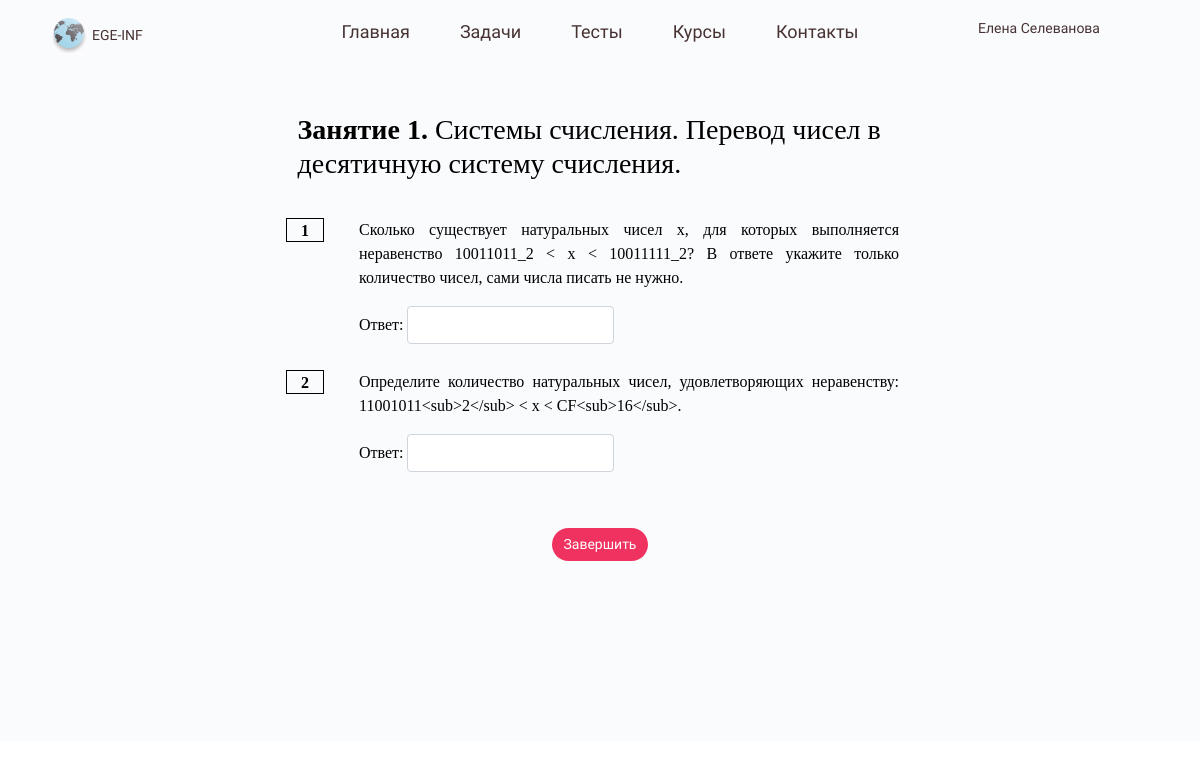
Page /catalog/lesson/1/ on the committed database.
### catalog/models.py (models this page shows, shortened)
class Task(models.Model):
    topic = models.ForeignKey(
        Topic,
        on_delete=models.CASCADE,
        verbose_name="Тема задачи"
    )
    task_text = models.TextField('Условие задачи')
    answer_text = models.CharField('Ответ', max_length=50)
    detail_solution_text = models.TextField('Решение')
    type_of_task_text = models.CharField('Тип задачи',max_length=100)
    author_of_task = models.ForeignKey(
        User,
        on_delete=models.CASCADE,
        verbose_name="Автор"
    )
    source_of_task_text = models.CharField('Источник',max_length=100)
    year_of_task_text = models.CharField('Актуальный год',max_length=100)
    necessary_topics = models.CharField('Необходимо знание тем',max_length=100)
    creation_date = models.DateTimeField('Дата создания')
    publication_date = models.DateTimeField('Дата публикации')

### catalog/views.py (the view)
# urls.py: path('lesson/<int:pk>/', views.lesson_detail, name='lesson_detail'),
def lesson_detail(request, pk):
    lesson_task_list = LessonTasks.objects.filter(lesson=pk)
    latest_task_list = []
    for lesson_task in lesson_task_list:
        task = get_object_or_404(Task, pk=lesson_task.task.pk)
        latest_task_list.append(task)
    return render(request, 'catalog/lesson.html', context={'latest_task_list':latest_task_list,})

### catalog/templates/catalog/lesson.html (shortened to what this page needs)
{% extends "catalog/base_generic.html" %}
{% block content %}
    <div class="row justify-content-center">
          <div class="lessonTheme col-lg-7">
            <h3><b>Занятие 1.</b> Системы счисления. Перевод чисел в десятичную систему счисления.</h3>
          </div>
          {% for task in latest_task_list %}
              <div class="number col-lg-1">
                <b>{{ forloop.counter }}</b>
              </div>
              <div class="task col-lg-6">
                <p>{{ task.task_text }}</p>
                   <form>
                     <div class="form-group row">
                       <label for="formAnswerInput" class="col-sm-1 col-form-label">Ответ:</label>
                       <div class="col-sm-5">
                         <input type="text" class="form-control" id="formAnswerInput">
                       </div>
                     </div>
                   </form>
              </div>
            {% empty %}
                 <p>В данном уроке ещё нет заданий.</p>
            {% endfor %}
          <div class="mybutton">
            <input id="buttonComplete" class="btn btn-primary" type="submit" value="Завершить" onclick="window.location='result_course1_lesson1.html'">
          </div>
    </div>
{% endblock %}

### catalog/static/css/style.css (style rules this page uses)
* { padding: 0; margin: 0; }
body { font-family: 'Comfortaa', sans-serif; }
.lessonTheme { font-family: 'Times New Roman'; color: #000; padding: 30px; }
.number { border: 1px solid black; width: 38px; height: 24px; text-align: center; -webkit-box-flex: 0; -ms-flex: none; flex: none; margin-right: 20px; padding: 0px; font-family: 'Times New Roman'; color: #000; }
.task { -webkit-box-flex: 1; -ms-flex: 1; flex: 1; padding-bottom: 10px; text-align: justify; font-family: 'Times New Roman'; color: #000; }
.mybutton { padding-top: 30px; padding-bottom: 30px; font-family: 'Comfortaa', sans-serif; }
#buttonComplete, #buttonExercise, #buttonChooseTask { background: #F03260; border-radius: 30px; border-width: 0; font-size: 14px; }

### rows in the picture
Task: task_text "Сколько существует натуральных чисел x, для которых выполняется неравенство 10011011_2 < x < 10011111_2? В ответе укажите только количество чисел, сами числа писать не нужно."
Task: task_text "Определите количество натуральных чисел, удовлетворяющих неравенству: 11001011<sub>2</sub> < x < CF<sub>16</sub>."
